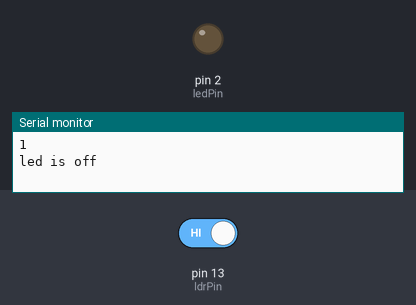
Bench run of a sketch on a simulated Arduino Uno, built with avr-gcc and run on an emulated ATmega328P. Shown: output pins drawn as LEDs (lit = HIGH), the last lines printed to the serial monitor. The test bench sets the inputs (shaded band); at power-on: pin 13 (ldrPin) HIGH.

Above: at 1.2 s.
1.3 s: pin 13 (ldrPin) driven LOW
At 1.8 s:
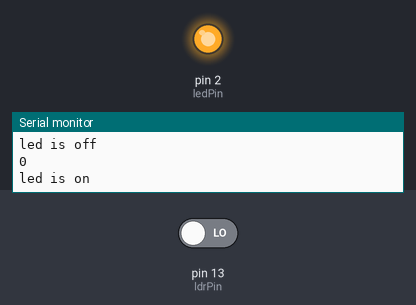
2.8 s: pin 13 (ldrPin) driven HIGH
At 4.2 s:
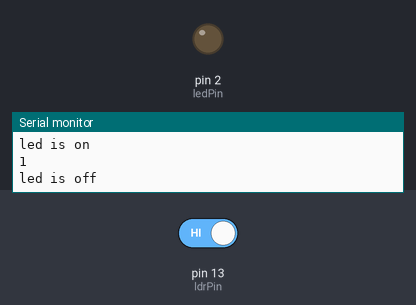
Timing chart, 0 to 5.8 s (numbered marks = the images above; inputs shaded):
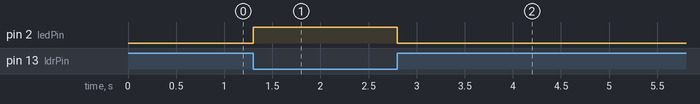

Measured:
- after the input at 1.3 s, pin 2 (ledPin): LOW → HIGH at once
- after the input at 2.8 s, pin 2 (ledPin): HIGH → LOW at once

The sketch:

class-9-serial-2.ino
```cpp
// serial connections (spi)
// serial monitor (output screen / RX) & uno
// baurd reate -- bits per seconds
// std 9600
// less efficient 115200

// serial.begin = start
// serial.println (print new line)
// serial.begin value => for efficient communication
// we create agreements on bits speeds for:
// tx (transmitter) and rx (receiver)

int ldrPin = 13;

int ledPin = 2;

void setup() {
  // sensor
  pinMode(ldrPin, INPUT);
  // output
  pinMode(ledPin, OUTPUT);
  Serial.begin(9600);
  // Serial.begin(115200);
  // tx 115200
  // to make the comm efficient -- speed value
  // tx rx comm agreement
}

void loop() {
  if (digitalRead(ldrPin) == LOW) {
    digitalWrite(ledPin, HIGH);
    Serial.println(digitalRead(ldrPin));
    Serial.println("led is on");
    while(digitalRead(ldrPin) == LOW);
  } else {
    digitalWrite(ledPin, LOW);
    Serial.println(digitalRead(ldrPin));
    Serial.println("led is off");
    while(digitalRead(ldrPin) ==  HIGH);
  }

  // delay(1000);
}
```
